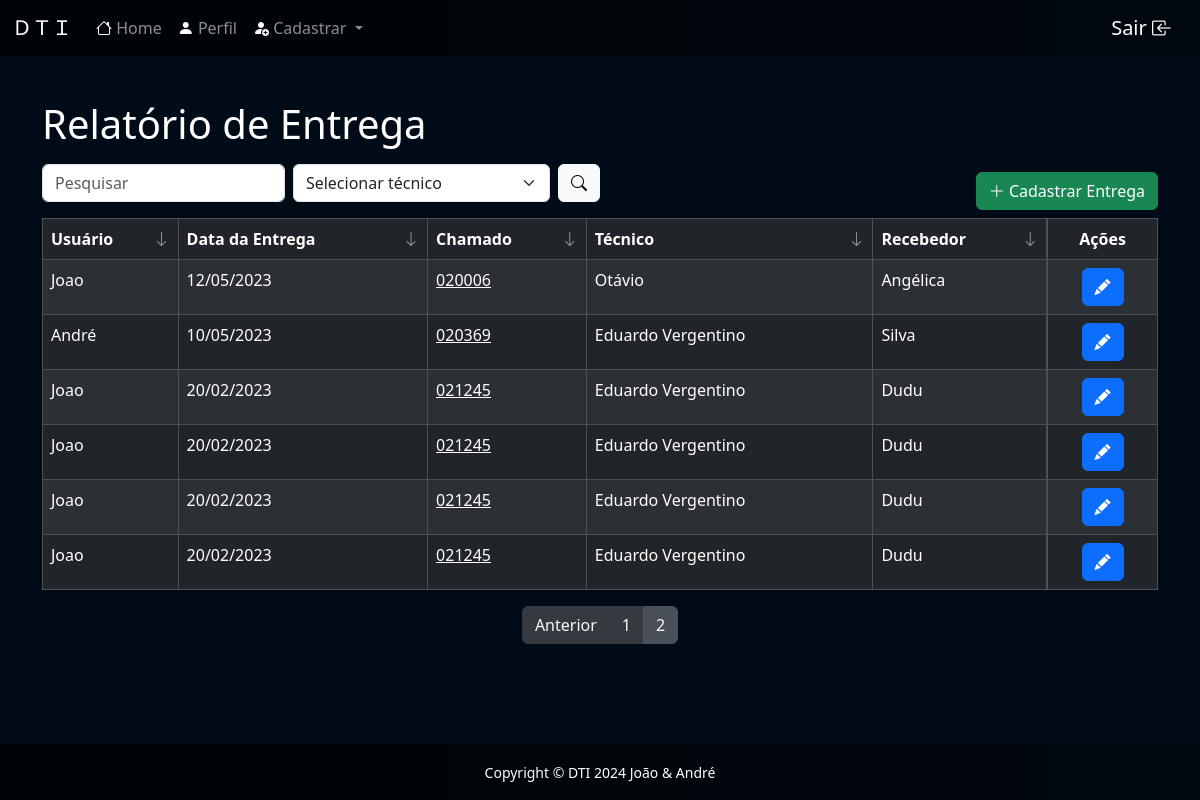
Page /home/relatorio.php?page=2&sort_col=1&sort_order=DESC (signed in) on the committed database.
### tables this page shows
CREATE TABLE `tabela` (
  `id` int(11) NOT NULL,
  `id_usuario` int(11) NOT NULL,
  `data` varchar(15) NOT NULL,
  `chamado` varchar(20) NOT NULL,
  `id_tecnico` int(11) NOT NULL,
  `recebedor` varchar(100) NOT NULL
);

CREATE TABLE `usuario` (
  `id` int(11) NOT NULL,
  `nome` varchar(100) NOT NULL,
  `senha` varchar(100) NOT NULL,
  `status` int(1) NOT NULL,
  `nivel` int(1) NOT NULL
);

CREATE TABLE `tecnico` (
  `id` int(11) NOT NULL,
  `nome` varchar(100) NOT NULL,
  `status` int(1) NOT NULL
);

### home/relatorio.php (the view, shortened to what this page needs)
<?php
    require_once('../conexao.php');
    $V_WHERE = "";
    $T_WHERE = "";
    $itens_por_pagina = 15;
    $pagina = isset($_GET['page']) ? $_GET['page'] : 1;
    $offset = ($pagina - 1) * $itens_por_pagina;
    $sql_count = "SELECT COUNT(*) AS total, usuario.nome AS nome_usuario
                    FROM tabela
                    INNER JOIN usuario ON tabela.id_usuario = usuario.id
                    WHERE 1 = 1 " . $V_WHERE . $T_WHERE;
    $resultado_count = mysqli_query($conexao, $sql_count);
    $linha_count = mysqli_fetch_assoc($resultado_count);
    $total_registros = $linha_count['total'];
    $total_paginas = ceil($total_registros / $itens_por_pagina);
    $sort_col = isset($_GET['sort_col']) ? $_GET['sort_col'] : 1;
    $sort_order = isset($_GET['sort_order']) ? $_GET['sort_order'] : 'DESC';
    switch ($sort_col) {
        case 1:
            $sort_col = 'STR_TO_DATE(tabela.data, "%d/%m/%Y")';
            break;
    }
    $sql = "SELECT tabela.*, usuario.nome AS nome_usuario, tecnico.nome AS nome_tecnico
            FROM tabela
            INNER JOIN usuario ON tabela.id_usuario = usuario.id
            INNER JOIN tecnico ON tabela.id_tecnico = tecnico.id
            WHERE 1 = 1 " . $V_WHERE . $T_WHERE . "
            ORDER BY $sort_col $sort_order
            LIMIT $itens_por_pagina OFFSET $offset";
    $resultado = mysqli_query($conexao, $sql);
?>
<!DOCTYPE html>
<html lang="pt-br">
<head>
    <link href="https://cdn.jsdelivr.net/npm/bootstrap@5.3.3/dist/css/bootstrap.min.css" rel="stylesheet">
    <link rel="stylesheet" href="https://cdn.jsdelivr.net/npm/bootstrap-icons@1.11.3/font/bootstrap-icons.min.css">
</head>
<body>
    <?php require_once("../template/menu01.php") ?>
    <main class="container" style="margin-top: 100px;">
        <h1>Relatório de Entrega</h1>
        <div class="d-flex justify-content-between align-items-end mb-2">
            <form class="d-flex col-6 mt-2 mb-2" method="post" role="search">
                <input class="form-control me-2" type="search" name="search" placeholder="Pesquisar" aria-label="Search">
                <select class="form-select me-2" name="search-tec" id="search-tec">
                    <option selected value="" style="color: black;">Selecionar técnico</option>
                </select>
                <button class="btn btn-light" type="submit" name="pesquisar"><i class="bi bi-search" style="color: black; "></i></button>
            </form>
            <a href="../cadastro/cad-entrega.php" class="btn btn-success"><i class="bi bi-plus-lg"></i> Cadastrar Entrega</a>
        </div>
        <table id="tabela" class="table table-dark table-striped table-bordered">
            <thead>
                <tr>
                    <th id="header0" onclick="sortTable(0)" class="sortable asc">Usuário <i class="bi bi-arrow-down sort-icon"></th>
                    <th id="header1" onclick="sortTable(1)" class="sortable">Data da Entrega <i class="bi bi-arrow-down sort-icon"></th>
                    <th id="header2" onclick="sortTable(2)" class="sortable">Chamado <i class="bi bi-arrow-down sort-icon"></th>
                    <th id="header3" onclick="sortTable(3)" class="sortable">Técnico <i class="bi bi-arrow-down sort-icon"></th>
                    <th id="header4" onclick="sortTable(4)" class="sortable">Recebedor <i class="bi bi-arrow-down sort-icon"></th>
                    <th class="d-flex justify-content-center">Ações</th>
                </tr>
            </thead>
            <tbody>
                <?php
                    while ($linha = mysqli_fetch_array($resultado)) {
                ?>
                <tr>
                    <td><?= $linha['nome_usuario'] ?></td>
                    <td><?= $linha['data'] ?></td>
                    <td><a href="http://sup.umuarama.pr.gov.br/scp/tickets.php?id=<?= $linha['chamado'] ?>" target="_blank"><?= $linha['chamado'] ?></a></td>
                    <td><?= $linha['nome_tecnico'] ?></td>
                    <td><?= $linha['recebedor'] ?></td>
                    <td class="d-flex justify-content-center gap-2">
                        <abbr title="Editar"><a class="btn btn-primary" href="../editar/edit-entrega.php?id=<?= $linha['id'] ?>"><i class="bi bi-pencil-fill"></i></a></abbr>
                    </td>
                </tr>
                <?php } ?>
            </tbody>
        </table>
        <nav aria-label="Paginação">
            <ul class="pagination justify-content-center">
                <?php if ($pagina > 1): ?>
                    <li class="page-item"><a class="page-link" href="?page=<?= $pagina - 1 ?>&sort_col=<?= isset($_GET['sort_col']) ? $_GET['sort_col'] : '1' ?>&sort_order=<?= isset($_GET['sort_order']) ? $_GET['sort_order'] : 'DESC' ?>">Anterior</a></li>
                <?php endif; ?>
                <?php for ($i = 1; $i <= $total_paginas; $i++): ?>
                    <li class="page-item <?= ($pagina == $i) ? 'active' : '' ?>"><a class="page-link" href="?page=<?= $i ?>&sort_col=<?= isset($_GET['sort_col']) ? $_GET['sort_col'] : '1' ?>&sort_order=<?= isset($_GET['sort_order']) ? $_GET['sort_order'] : 'DESC' ?>"><?= $i ?></a></li>
                <?php endfor; ?>
            </ul>
        </nav>
    </main>
    <?php require_once("../template/rodape01.php") ?>
</body>
</html>

### home/relatorio.php (style rules this page uses)
* { color: white; }
body { background-color: #000B18; display: flex; flex-direction: column; min-height: 100vh; }
main { flex: 1; }
a { color: white; }
option { color: black; }
th, td { text-align: left; position: relative; }
.sort-icon { position: absolute; right: 8px; top: 50%; transform: translateY(-50%); margin-left: 5px; opacity: 0.5; transition: opacity 0.3s ease; }
.sortable { position: relative; cursor: pointer; }
.pagination .page-link { color: #f8f9fa; background-color: #343a40; border-color: #343a40; }
.pagination .page-item.active .page-link { background-color: #495057; border-color: #495057; }

### rows in the picture
tabela: id_usuario.nome "Joao", data "12/05/2023", chamado "020006", id_tecnico.nome "Otávio", recebedor "Angélica"
tabela: id_usuario.nome "André", data "10/05/2023", chamado "020369", id_tecnico.nome "Eduardo Vergentino", recebedor "Silva"
tabela: id_usuario.nome "Joao", data "20/02/2023", chamado "021245", id_tecnico.nome "Eduardo Vergentino", recebedor "Dudu"
tabela: id_usuario.nome "Joao", data "20/02/2023", chamado "021245", id_tecnico.nome "Eduardo Vergentino", recebedor "Dudu"
tabela: id_usuario.nome "Joao", data "20/02/2023", chamado "021245", id_tecnico.nome "Eduardo Vergentino", recebedor "Dudu"
tabela: id_usuario.nome "Joao", data "20/02/2023", chamado "021245", id_tecnico.nome "Eduardo Vergentino", recebedor "Dudu"
